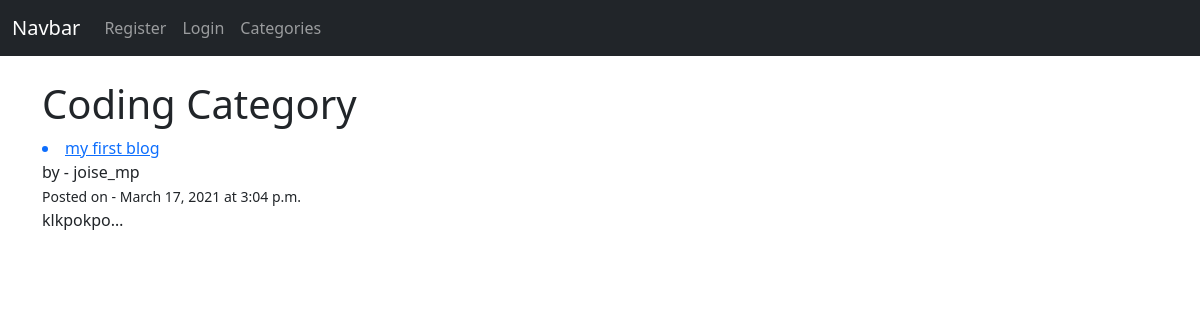
Screenshot of /category/Coding/ with the database file from the repository.
### blog/models.py (models this page shows, shortened)
class Post(models.Model):
    title = models.CharField(max_length=255)
    author = models.ForeignKey(User, on_delete=models.CASCADE)
    body = RichTextField(blank=True, null=True)
    post_date = models.DateField(auto_now_add=True)
    post_time = models.TimeField(auto_now_add=True)
    category = models.CharField(max_length=255, default='others')
    likes = models.ManyToManyField(User, related_name='blog_posts')

### blog/views.py (the view)
# urls.py: path('category/<str:category_name>/', CategoryView, name='category_page'),
def CategoryView(request, category_name):
    category_posts = Post.objects.filter(category = category_name)
    return render(request, 'categories.html', {'category_posts':category_posts, 'category_name':category_name.title()})

### blog/templates/categories.html (shortened to what this page needs)
{% extends 'Navbars/blog_nav.html' %}
{% block items %}
{% if category_posts %}
    <h1>{{category_name}} Category</h1>
    {% for post in category_posts %}
        <a href="{% url 'blogdetail' post.pk %}"><li>{{post.title}}</li></a>
        by - {{post.author}}
        <br><small>Posted on - {{post.post_date}} at {{post.post_time}} </small><br>
        {{post.body | truncatechars:9 | safe}} <br><br>
    {% endfor %}
{% else %}
    <h1>Sorry There is no post under {{category_name}} Category</h1>
{% endif %}
{%endblock%}

### rows the page displays
Post: category "Coding", title "my first blog", author "joise_mp", post_date "March 17, 2021", post_time "3:04 p.m.", body "klkpokpo…"
